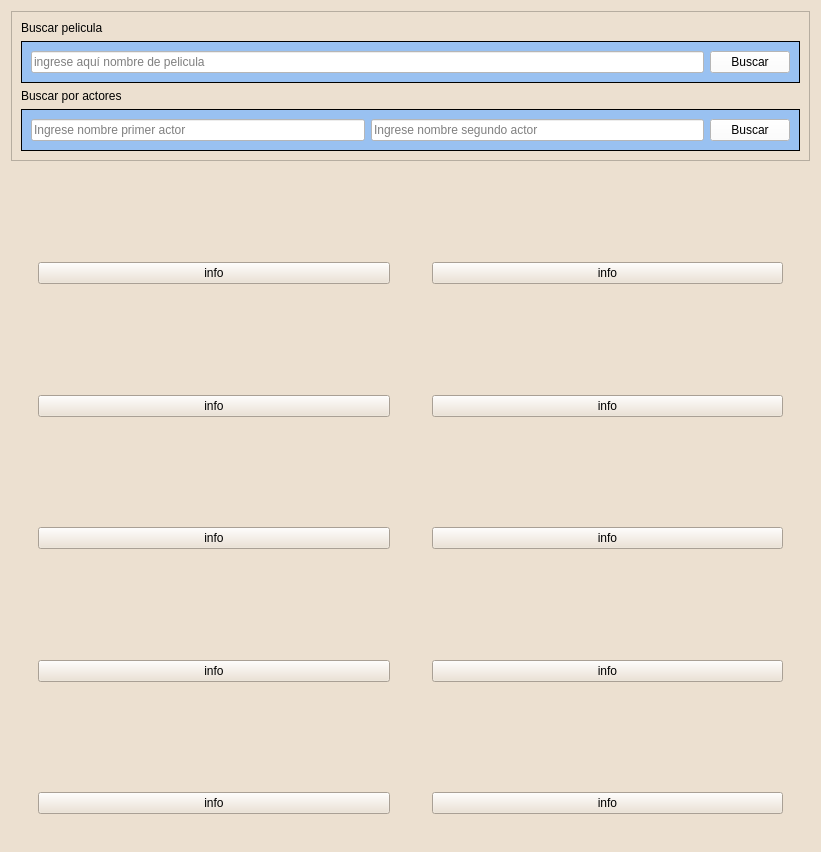
<?xml version="1.0" encoding="UTF-8"?>
<ui version="4.0">
 <class>ventana_principal</class>
 <widget class="QWidget" name="ventana_principal">
  <property name="geometry">
   <rect>
    <x>0</x>
    <y>0</y>
    <width>821</width>
    <height>852</height>
   </rect>
  </property>
  <property name="windowTitle">
   <string>Peliculas argentinas</string>
  </property>
  <property name="styleSheet">
   <string notr="true">background-color: rgb(236, 224, 208);</string>
  </property>
  <layout class="QVBoxLayout" name="verticalLayout_3">
   <item>
    <widget class="QFrame" name="busquedas">
     <property name="frameShape">
      <enum>QFrame::Shape::StyledPanel</enum>
     </property>
     <property name="frameShadow">
      <enum>QFrame::Shadow::Raised</enum>
     </property>
     <layout class="QVBoxLayout" name="verticalLayout">
      <item>
       <widget class="QLabel" name="titulo_busqueda_pelicula">
        <property name="text">
         <string>Buscar pelicula</string>
        </property>
       </widget>
      </item>
      <item>
       <widget class="QFrame" name="busqueda_pelicula">
        <property name="styleSheet">
         <string notr="true">background-color: rgb(153, 193, 241);</string>
        </property>
        <property name="frameShape">
         <enum>QFrame::Shape::Box</enum>
        </property>
        <property name="frameShadow">
         <enum>QFrame::Shadow::Plain</enum>
        </property>
        <layout class="QHBoxLayout" name="horizontalLayout">
         <item>
          <widget class="QLineEdit" name="texto_busqueda_pelicula">
           <property name="styleSheet">
            <string notr="true">background-color: rgb(255, 255, 255);</string>
           </property>
           <property name="placeholderText">
            <string>ingrese aquí nombre de pelicula</string>
           </property>
          </widget>
         </item>
         <item>
          <widget class="QPushButton" name="boton_buscar_pelicula">
           <property name="styleSheet">
            <string notr="true">background-color: rgb(255, 255, 255);</string>
           </property>
           <property name="text">
            <string>Buscar</string>
           </property>
          </widget>
         </item>
        </layout>
       </widget>
      </item>
      <item>
       <widget class="QLabel" name="titulo_busqueda_actores">
        <property name="text">
         <string>Buscar por actores</string>
        </property>
       </widget>
      </item>
      <item>
       <widget class="QFrame" name="busqueda_actores">
        <property name="styleSheet">
         <string notr="true">background-color: rgb(153, 193, 241);</string>
        </property>
        <property name="frameShape">
         <enum>QFrame::Shape::Box</enum>
        </property>
        <property name="frameShadow">
         <enum>QFrame::Shadow::Plain</enum>
        </property>
        <layout class="QHBoxLayout" name="horizontalLayout_2">
         <item>
          <widget class="QLineEdit" name="texto_nombre_primer_actor">
           <property name="styleSheet">
            <string notr="true">background-color: rgb(255, 255, 255);</string>
           </property>
           <property name="placeholderText">
            <string>Ingrese nombre primer actor </string>
           </property>
          </widget>
         </item>
         <item>
          <widget class="QLineEdit" name="texto_nombre_segundo_actor">
           <property name="styleSheet">
            <string notr="true">background-color: rgb(255, 255, 255);</string>
           </property>
           <property name="placeholderText">
            <string>Ingrese nombre segundo actor</string>
           </property>
          </widget>
         </item>
         <item>
          <widget class="QPushButton" name="boton_buscar_actores">
           <property name="styleSheet">
            <string notr="true">background-color: rgb(255, 255, 255);</string>
           </property>
           <property name="text">
            <string>Buscar</string>
           </property>
          </widget>
         </item>
        </layout>
       </widget>
      </item>
     </layout>
    </widget>
   </item>
   <item>
    <widget class="QFrame" name="catalogo_peliculas">
     <property name="sizePolicy">
      <sizepolicy hsizetype="Preferred" vsizetype="Expanding">
       <horstretch>0</horstretch>
       <verstretch>0</verstretch>
      </sizepolicy>
     </property>
     <layout class="QGridLayout" name="gridLayout">
      <item row="3" column="0">
       <widget class="QFrame" name="posicion_pelicula_siete">
        <property name="frameShape">
         <enum>QFrame::Shape::NoFrame</enum>
        </property>
        <property name="frameShadow">
         <enum>QFrame::Shadow::Raised</enum>
        </property>
        <layout class="QVBoxLayout" name="verticalLayout_19">
         <item>
          <widget class="QFrame" name="septima_pelicula_catalogo">
           <property name="sizePolicy">
            <sizepolicy hsizetype="MinimumExpanding" vsizetype="Preferred">
             <horstretch>0</horstretch>
             <verstretch>0</verstretch>
            </sizepolicy>
           </property>
           <property name="frameShape">
            <enum>QFrame::Shape::NoFrame</enum>
           </property>
           <property name="frameShadow">
            <enum>QFrame::Shadow::Raised</enum>
           </property>
           <layout class="QVBoxLayout" name="verticalLayout_18">
            <item>
             <widget class="QLabel" name="imagen_pelicula_siete">
              <property name="sizePolicy">
               <sizepolicy hsizetype="Expanding" vsizetype="Expanding">
                <horstretch>0</horstretch>
                <verstretch>0</verstretch>
               </sizepolicy>
              </property>
              <property name="text">
               <string/>
              </property>
             </widget>
            </item>
            <item>
             <widget class="QPushButton" name="boton_nombre_pelicula_siete">
              <property name="text">
               <string>info</string>
              </property>
             </widget>
            </item>
           </layout>
          </widget>
         </item>
        </layout>
       </widget>
      </item>
      <item row="0" column="1">
       <widget class="QFrame" name="posicion_pelicula_dos">
        <property name="frameShape">
         <enum>QFrame::Shape::NoFrame</enum>
        </property>
        <property name="frameShadow">
         <enum>QFrame::Shadow::Raised</enum>
        </property>
        <layout class="QVBoxLayout" name="verticalLayout_6">
         <item>
          <widget class="QFrame" name="segunda_pelicula_catalogo">
           <property name="sizePolicy">
            <sizepolicy hsizetype="MinimumExpanding" vsizetype="Preferred">
             <horstretch>0</horstretch>
             <verstretch>0</verstretch>
            </sizepolicy>
           </property>
           <property name="frameShape">
            <enum>QFrame::Shape::NoFrame</enum>
           </property>
           <property name="frameShadow">
            <enum>QFrame::Shadow::Raised</enum>
           </property>
           <layout class="QVBoxLayout" name="verticalLayout_5">
            <item>
             <widget class="QLabel" name="imagen_pelicula_dos">
              <property name="sizePolicy">
               <sizepolicy hsizetype="Expanding" vsizetype="Expanding">
                <horstretch>0</horstretch>
                <verstretch>0</verstretch>
               </sizepolicy>
              </property>
              <property name="text">
               <string/>
              </property>
             </widget>
            </item>
            <item>
             <widget class="QPushButton" name="boton_nombre_pelicula_dos">
              <property name="text">
               <string>info</string>
              </property>
             </widget>
            </item>
           </layout>
          </widget>
         </item>
        </layout>
       </widget>
      </item>
      <item row="0" column="0">
       <widget class="QFrame" name="posicion_pelicula_uno">
        <property name="frameShape">
         <enum>QFrame::Shape::NoFrame</enum>
        </property>
        <property name="frameShadow">
         <enum>QFrame::Shadow::Raised</enum>
        </property>
        <layout class="QVBoxLayout" name="verticalLayout_4">
         <item>
          <widget class="QFrame" name="primer_pelicula_catalogo">
           <property name="sizePolicy">
            <sizepolicy hsizetype="MinimumExpanding" vsizetype="Preferred">
             <horstretch>0</horstretch>
             <verstretch>0</verstretch>
            </sizepolicy>
           </property>
           <property name="frameShape">
            <enum>QFrame::Shape::NoFrame</enum>
           </property>
           <property name="frameShadow">
            <enum>QFrame::Shadow::Raised</enum>
           </property>
           <layout class="QVBoxLayout" name="verticalLayout_2">
            <item>
             <widget class="QLabel" name="imagen_pelicula_uno">
              <property name="sizePolicy">
               <sizepolicy hsizetype="Expanding" vsizetype="Expanding">
                <horstretch>0</horstretch>
                <verstretch>0</verstretch>
               </sizepolicy>
              </property>
              <property name="text">
               <string/>
              </property>
             </widget>
            </item>
            <item>
             <widget class="QPushButton" name="boton_nombre_pelicula_uno">
              <property name="text">
               <string>info</string>
              </property>
             </widget>
            </item>
           </layout>
          </widget>
         </item>
        </layout>
       </widget>
      </item>
      <item row="2" column="1">
       <widget class="QFrame" name="posicion_pelicula_seis">
        <property name="frameShape">
         <enum>QFrame::Shape::NoFrame</enum>
        </property>
        <property name="frameShadow">
         <enum>QFrame::Shadow::Raised</enum>
        </property>
        <layout class="QVBoxLayout" name="verticalLayout_15">
         <item>
          <widget class="QFrame" name="sexta_pelicula_catalogo">
           <property name="sizePolicy">
            <sizepolicy hsizetype="MinimumExpanding" vsizetype="Preferred">
             <horstretch>0</horstretch>
             <verstretch>0</verstretch>
            </sizepolicy>
           </property>
           <property name="frameShape">
            <enum>QFrame::Shape::NoFrame</enum>
           </property>
           <property name="frameShadow">
            <enum>QFrame::Shadow::Raised</enum>
           </property>
           <layout class="QVBoxLayout" name="verticalLayout_14">
            <item>
             <widget class="QLabel" name="imagen_pelicula_seis">
              <property name="sizePolicy">
               <sizepolicy hsizetype="Expanding" vsizetype="Expanding">
                <horstretch>0</horstretch>
                <verstretch>0</verstretch>
               </sizepolicy>
              </property>
              <property name="text">
               <string/>
              </property>
             </widget>
            </item>
            <item>
             <widget class="QPushButton" name="boton_nombre_pelicula_seis">
              <property name="text">
               <string>info</string>
              </property>
             </widget>
            </item>
           </layout>
          </widget>
         </item>
        </layout>
       </widget>
      </item>
      <item row="4" column="1">
       <widget class="QFrame" name="posicion_pelicula_diez">
        <property name="frameShape">
         <enum>QFrame::Shape::NoFrame</enum>
        </property>
        <property name="frameShadow">
         <enum>QFrame::Shadow::Raised</enum>
        </property>
        <layout class="QVBoxLayout" name="verticalLayout_25">
         <item>
          <widget class="QFrame" name="decima_pelicula_catalogo">
           <property name="sizePolicy">
            <sizepolicy hsizetype="MinimumExpanding" vsizetype="Preferred">
             <horstretch>0</horstretch>
             <verstretch>0</verstretch>
            </sizepolicy>
           </property>
           <property name="frameShape">
            <enum>QFrame::Shape::NoFrame</enum>
           </property>
           <property name="frameShadow">
            <enum>QFrame::Shadow::Raised</enum>
           </property>
           <layout class="QVBoxLayout" name="verticalLayout_24">
            <item>
             <widget class="QLabel" name="imagen_pelicula_diez">
              <property name="sizePolicy">
               <sizepolicy hsizetype="Expanding" vsizetype="Expanding">
                <horstretch>0</horstretch>
                <verstretch>0</verstretch>
               </sizepolicy>
              </property>
              <property name="text">
               <string/>
              </property>
             </widget>
            </item>
            <item>
             <widget class="QPushButton" name="boton_nombre_pelicula_diez">
              <property name="text">
               <string>info</string>
              </property>
             </widget>
            </item>
           </layout>
          </widget>
         </item>
        </layout>
       </widget>
      </item>
      <item row="2" column="0">
       <widget class="QFrame" name="posicion_pelicula_cinco">
        <property name="frameShape">
         <enum>QFrame::Shape::NoFrame</enum>
        </property>
        <property name="frameShadow">
         <enum>QFrame::Shadow::Raised</enum>
        </property>
        <layout class="QVBoxLayout" name="verticalLayout_10">
         <item>
          <widget class="QFrame" name="quinta_pelicula_catalogo">
           <property name="sizePolicy">
            <sizepolicy hsizetype="MinimumExpanding" vsizetype="Preferred">
             <horstretch>0</horstretch>
             <verstretch>0</verstretch>
            </sizepolicy>
           </property>
           <property name="frameShape">
            <enum>QFrame::Shape::NoFrame</enum>
           </property>
           <property name="frameShadow">
            <enum>QFrame::Shadow::Raised</enum>
           </property>
           <layout class="QVBoxLayout" name="verticalLayout_20">
            <item>
             <widget class="QLabel" name="imagen_pelicula_cinco">
              <property name="sizePolicy">
               <sizepolicy hsizetype="Expanding" vsizetype="Expanding">
                <horstretch>0</horstretch>
                <verstretch>0</verstretch>
               </sizepolicy>
              </property>
              <property name="text">
               <string/>
              </property>
             </widget>
            </item>
            <item>
             <widget class="QPushButton" name="boton_nombre_pelicula_cinco">
              <property name="text">
               <string>info</string>
              </property>
             </widget>
            </item>
           </layout>
          </widget>
         </item>
        </layout>
       </widget>
      </item>
      <item row="4" column="0">
       <widget class="QFrame" name="posicion_pelicula_nueve">
        <property name="frameShape">
         <enum>QFrame::Shape::NoFrame</enum>
        </property>
        <property name="frameShadow">
         <enum>QFrame::Shadow::Raised</enum>
        </property>
        <layout class="QVBoxLayout" name="verticalLayout_23">
         <item>
          <widget class="QFrame" name="novena_pelicula_catalogo">
           <property name="sizePolicy">
            <sizepolicy hsizetype="MinimumExpanding" vsizetype="Preferred">
             <horstretch>0</horstretch>
             <verstretch>0</verstretch>
            </sizepolicy>
           </property>
           <property name="frameShape">
            <enum>QFrame::Shape::NoFrame</enum>
           </property>
           <property name="frameShadow">
            <enum>QFrame::Shadow::Raised</enum>
           </property>
           <layout class="QVBoxLayout" name="verticalLayout_22">
            <item>
             <widget class="QLabel" name="imagen_pelicula_nueve">
              <property name="sizePolicy">
               <sizepolicy hsizetype="Expanding" vsizetype="Expanding">
                <horstretch>0</horstretch>
                <verstretch>0</verstretch>
               </sizepolicy>
              </property>
              <property name="text">
               <string/>
              </property>
             </widget>
            </item>
            <item>
             <widget class="QPushButton" name="boton_nombre_pelicula_nueve">
              <property name="text">
               <string>info</string>
              </property>
             </widget>
            </item>
           </layout>
          </widget>
         </item>
        </layout>
       </widget>
      </item>
      <item row="1" column="0">
       <widget class="QFrame" name="posicion_pelicula_tres">
        <property name="frameShape">
         <enum>QFrame::Shape::NoFrame</enum>
        </property>
        <property name="frameShadow">
         <enum>QFrame::Shadow::Raised</enum>
        </property>
        <layout class="QVBoxLayout" name="verticalLayout_11">
         <item>
          <widget class="QFrame" name="tercer_pelicula_catalogo">
           <property name="sizePolicy">
            <sizepolicy hsizetype="MinimumExpanding" vsizetype="Preferred">
             <horstretch>0</horstretch>
             <verstretch>0</verstretch>
            </sizepolicy>
           </property>
           <property name="frameShape">
            <enum>QFrame::Shape::NoFrame</enum>
           </property>
           <property name="frameShadow">
            <enum>QFrame::Shadow::Raised</enum>
           </property>
           <layout class="QVBoxLayout" name="verticalLayout_9">
            <item>
             <widget class="QLabel" name="imagen_pelicula_tres">
              <property name="sizePolicy">
               <sizepolicy hsizetype="Expanding" vsizetype="Expanding">
                <horstretch>0</horstretch>
                <verstretch>0</verstretch>
               </sizepolicy>
              </property>
              <property name="text">
               <string/>
              </property>
             </widget>
            </item>
            <item>
             <widget class="QPushButton" name="boton_nombre_pelicula_tres">
              <property name="text">
               <string>info</string>
              </property>
             </widget>
            </item>
           </layout>
          </widget>
         </item>
        </layout>
       </widget>
      </item>
      <item row="3" column="1">
       <widget class="QFrame" name="posicion_pelicula_ocho">
        <property name="frameShape">
         <enum>QFrame::Shape::NoFrame</enum>
        </property>
        <property name="frameShadow">
         <enum>QFrame::Shadow::Raised</enum>
        </property>
        <layout class="QVBoxLayout" name="verticalLayout_8">
         <item>
          <widget class="QFrame" name="octava_pelicula_catalogo">
           <property name="sizePolicy">
            <sizepolicy hsizetype="MinimumExpanding" vsizetype="Preferred">
             <horstretch>0</horstretch>
             <verstretch>0</verstretch>
            </sizepolicy>
           </property>
           <property name="frameShape">
            <enum>QFrame::Shape::NoFrame</enum>
           </property>
           <property name="frameShadow">
            <enum>QFrame::Shadow::Raised</enum>
           </property>
           <layout class="QVBoxLayout" name="verticalLayout_21">
            <item>
             <widget class="QLabel" name="imagen_pelicula_ocho">
              <property name="sizePolicy">
               <sizepolicy hsizetype="Expanding" vsizetype="Expanding">
                <horstretch>0</horstretch>
                <verstretch>0</verstretch>
               </sizepolicy>
              </property>
              <property name="text">
               <string/>
              </property>
             </widget>
            </item>
            <item>
             <widget class="QPushButton" name="boton_nombre_pelicula_ocho">
              <property name="text">
               <string>info</string>
              </property>
             </widget>
            </item>
           </layout>
          </widget>
         </item>
        </layout>
       </widget>
      </item>
      <item row="1" column="1">
       <widget class="QFrame" name="posicion_pelicula_cuatro">
        <property name="frameShape">
         <enum>QFrame::Shape::NoFrame</enum>
        </property>
        <property name="frameShadow">
         <enum>QFrame::Shadow::Raised</enum>
        </property>
        <layout class="QVBoxLayout" name="verticalLayout_13">
         <item>
          <widget class="QFrame" name="cuarta_pelicula_catalogo">
           <property name="sizePolicy">
            <sizepolicy hsizetype="MinimumExpanding" vsizetype="Preferred">
             <horstretch>0</horstretch>
             <verstretch>0</verstretch>
            </sizepolicy>
           </property>
           <property name="frameShape">
            <enum>QFrame::Shape::NoFrame</enum>
           </property>
           <property name="frameShadow">
            <enum>QFrame::Shadow::Raised</enum>
           </property>
           <layout class="QVBoxLayout" name="verticalLayout_12">
            <item>
             <widget class="QLabel" name="imagen_pelicula_cuatro">
              <property name="sizePolicy">
               <sizepolicy hsizetype="Expanding" vsizetype="Expanding">
                <horstretch>0</horstretch>
                <verstretch>0</verstretch>
               </sizepolicy>
              </property>
              <property name="text">
               <string/>
              </property>
             </widget>
            </item>
            <item>
             <widget class="QPushButton" name="boton_nombre_pelicula_cuatro">
              <property name="text">
               <string>info</string>
              </property>
             </widget>
            </item>
           </layout>
          </widget>
         </item>
        </layout>
       </widget>
      </item>
     </layout>
    </widget>
   </item>
  </layout>
 </widget>
 <resources/>
 <connections/>
</ui>
